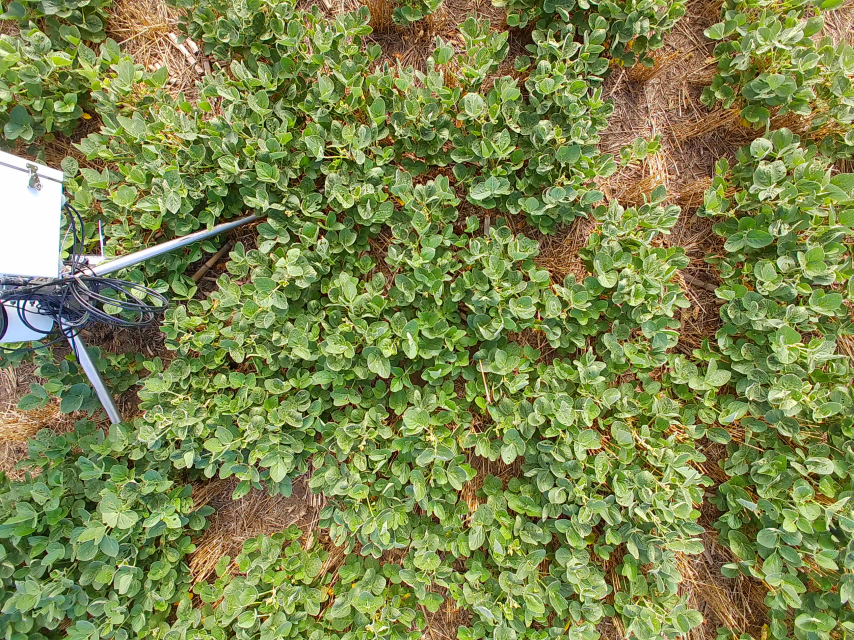
#> input picture Day_2/soybeans_20200819_090000.jpg, 2560 x 1920 px (shown at 1/3 size)
$ jupyter execute python_workshop_day_2.ipynb
#> lines starting #> are read from the running program, lines starting #| are printed output that depends on the picture; after the words box and inside, x2 and y2 are one past the last pixel; in counts of white or black regions, pixels touching at a corner belong together
# Python Workshop - Day 2

**Date**: 24 April 2021

**Instructor**: Andres Patrignani | Soil Water Processes | Department of Agronomy | Kansas State University

**Moderator**: Adrian Correndo

**Contact**: andrespatrignani@ksu.edu

Workshop organized by the Agronomy Graduate Students Association Stats & Programming Committee

## Table of Contents
* [Exercise description](#exercise-description)
* [Useful commands](#useful-commands)
* [Import modules](#import-modules)
* [NumPy arrays](#numpy-arrays)
* [NumPy element-wise operation](#element-wise-operations)
* [Read image](#read-image)
* [Slicing an image](#slicing-image)
* [Image bands](#image-bands)
* [Green canopy cover](#canopy-cover)
* [Define function](#define-function)
* [Call function](#call-function)
* [Read multiple images](#read-multiple-images)
* [Dictionary to Pandas DataFrame](#dict-to-pandas)
* [Practice](#practice)
* [Where to go from here](#where-to-go)
* [References](#references)

## Exercise description <a id="exercise-description">

In this exercise we will cover some image analysis with Python and NumPy (Van Der Walt et al. 2011). You will learn how to:

- load and display images
- slice individual color bands
- change the color space of an image
- filter some features like green canopy cover
- Apply basic thresholding techniques for image segmentation

## Import Modules <a id="import-modules">

In this exercise we will the following Python modules:

- [Numpy](https://numpy.org)
- [Matplotlib](https://matplotlib.org)

[cell 1]
# Import modules
import numpy as np
import matplotlib.pyplot as plt
plt.style.use('seaborn')

# These modules are used at the very end of the tutorial
import glob
import pprint as pp
import pandas as pd

## NumPy arrays <a id="numpy-arrays">

Before diving into image analysis is important that we understand some basic concepts about representation of one-, two-, and three-dimensional arrays in Numpy.

[cell 2]
# One-dimensional array
A = np.array( [1,2,3] ) # One row with 3 elements
print(A)
print(A.shape)
print(type(A))

[cell 3]
# Two-dimensional array
B = np.array([ [1,2,3], [4,5,6] ]) # 2 rows by 3 columns
# B = np.array([ [1,2], [3,4], [5,6] ]) # 3 rows by 2 columns
print(B)
print(B.shape)
print(type(B))

[cell 4]
# Three-dimensional array
C = np.zeros([5,5,3]) # 5 rows, 5 columns and 3 layers stacked behind each other
print(C)
print(C.shape)
print(type(C))

## NumPy element-wise operations <a id="element-wise-operations">

[cell 5]
# Vectorized operations is one one of the main advanges of the NumPy module
# These type of operations cannot be done with regular Python lists.
M = np.array([2,4,6])
N = np.array([1,3,5])

# Note that the result occurrs for each element
print(M + N) # Addition
print(M - N) # Subtraction
print(M * N) # Multiplication
print(M / N) # Division
print(M ** N) # Exponentiation

## Read image <a id="read-image">

[cell 6]
# Read image
RGB = plt.imread('soybeans_20200819_090000.jpg') # Image collected on 19-August-2020 at 9 AM
#> RGB is the input picture: shape (1920, 2560, 3); mean R, G, B 125, 135.8, 77.2

[cell 7]
# Check image dimensions and size
print(RGB.shape)
#| (1920, 2560, 3)
print(RGB.size) # Total number of pixels
#| 14745600

[cell 8]
# Display image
plt.figure()
plt.imshow(RGB)
plt.show()

## Slicing an image <a id="slicing-image">

[cell 9]
# Access first pixel of red band
RGB[0,0,0]
#> Out = 184

# This is the intensity of the red band (range 0 to 255)

[cell 10]
# Access all bands for first pixel
RGB[0,0,:]
#> Out = [184, 207, 127]

# Note that the type is "unsigned integer of 8 bits"
# There are 256 possible representations (2^8 = 256) for each pixel in each band. In this case from 0 to 255.

[cell 11]
# Slice to remove tripod legs
RGB_patch = RGB[500:1500, 1000:2000] # A 1000 by 1000 pixels patch
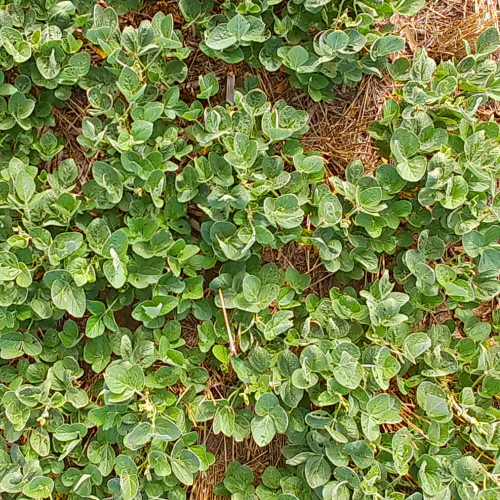
#> RGB_patch: shape (1000, 1000, 3) (shown at 1/2 size); mean R, G, B 121.4, 136.9, 71.2

plt.figure()
plt.imshow(RGB_patch)
plt.axis('off')
plt.show()

[cell 12]
# Slice each band into a separate variable
# Convert each band from unsigned integers to floating point to allow math operations later
R = np.float32(RGB_patch[:,:,0]) # Red band
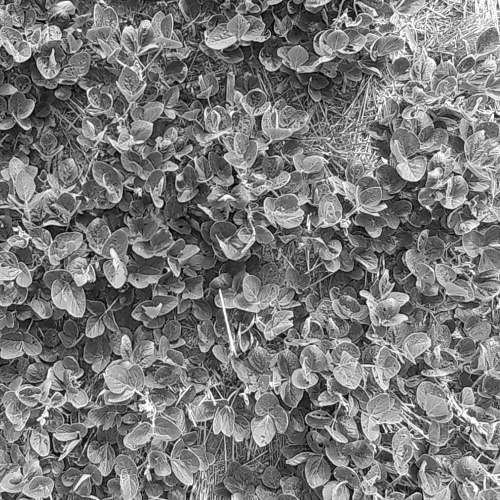
#> R: shape (1000, 1000) float32 (shown at 1/2 size); min 0, max 255, mean 121.4
G = np.float32(RGB_patch[:,:,1]) # Green band
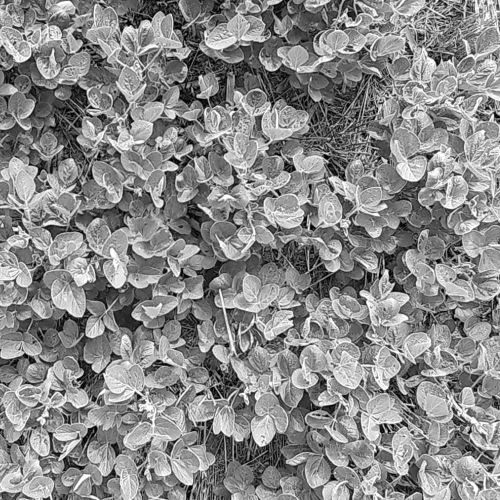
#> G: shape (1000, 1000) float32 (shown at 1/2 size); min 0, max 255, mean 136.9
B = np.float32(RGB_patch[:,:,2]) # Bue band

## Show image bands <a id="image-bands">

[cell 13]
# Create plots for each band
plt.figure(figsize=(14,10))

plt.subplot(2,2,1)
plt.imshow(RGB_patch)
plt.title('RGB')
plt.axis('off')

plt.subplot(2,2,2)
plt.imshow(R, cmap='Reds')
plt.title('Red band')
plt.axis('off')

plt.subplot(2,2,3)
plt.imshow(G, cmap='Greens')
plt.title('Green band')
plt.axis('off')

plt.subplot(2,2,4)
plt.imshow(B, cmap='Blues')
plt.title('Blue band')
plt.axis('off')

plt.tight_layout()
#plt.savefig('mosaic.jpg', dpi=300)
plt.show()

## Computing green canopy cover <a id="canopy-cover">

In this step we will implement the routine used by the Canopeo app (Patrignani and Ochsner, 2015)

[cell 14]
# Canopeo routine
#np.seterr(divide='ignore', invalid='ignore')

RG_ratio = R/G
BG_ratio = B/G
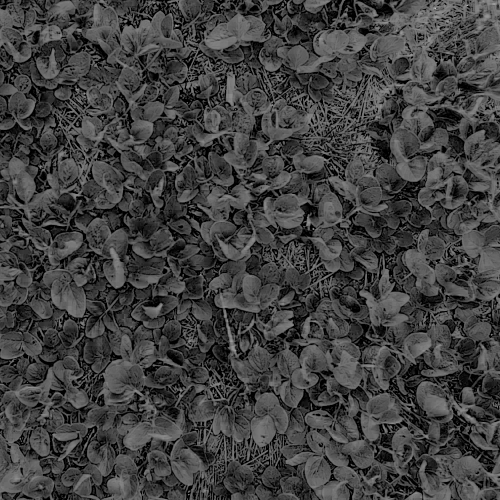
#> BG_ratio: shape (1000, 1000) float32 (shown at 1/2 size); 0.31% of the values are NaN or infinite; the others: min 0, max 1.74, mean 0.446; drawn with min black, max white, NaN and infinite black
ExG = 2*G - R - B

> Warnings don't stop execution, but should not be ignored.  Enabling the line `np.seterr(divide='ignore', invalid='ignore')` will remove the warning message, but I personally prefer to keep it as a reminder that we are getting values out of range.

[cell 15]
# Replace infinity values as a consequence of the division by zero by a placeholder that won't affect our goal.
# Since we know that ratios of about 0.95 are effective for classifying green cover, then a placeholder of 10 should
# not have any impact on the thresholding.

inf_placeholder = 10
RG_ratio = np.where(np.isinf(RG_ratio), inf_placeholder , RG_ratio);
BG_ratio = np.where(np.isinf(BG_ratio), inf_placeholder , BG_ratio);

[cell 16]
# Check resulting array dimensions
print(RG_ratio.shape)
#| (1000, 1000)
print(BG_ratio.shape)
#| (1000, 1000)
print(ExG.shape)
#| (1000, 1000)

[cell 17]
# Create histograms
plt.figure()
plt.hist(RG_ratio.flatten(), bins='scott', density=True)
plt.xlim(0.5,2)
plt.title('Red to Green Ratio')
plt.vlines(0.95, ymin=0, ymax=4, colors='tomato', linestyles='dashed')
plt.show()
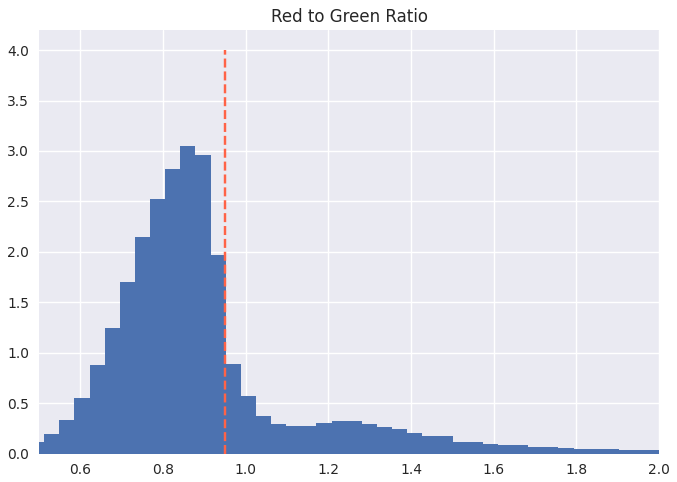
#> figure drawn by matplotlib, 1 panel; tallest bar 3.05 high, from x = 0.842 to 0.878

[cell 18]
# Quantify percentage of green canopy cover
BW = np.logical_and(RG_ratio < 0.95, BG_ratio < 0.95, ExG > 20)
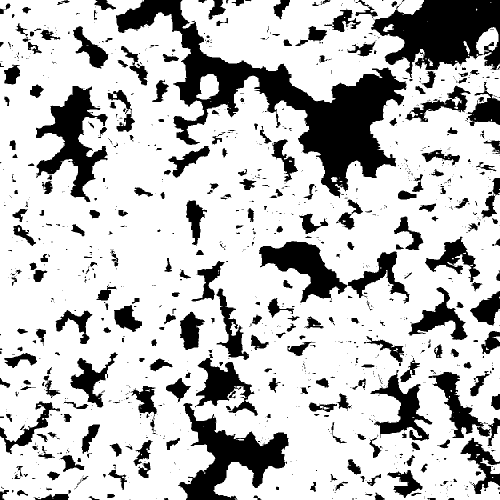
#> BW: shape (1000, 1000) bool (shown at 1/2 size); 75.7% white; 1155 black regions (828 under 20 px), largest, box (x1, y1, x2, y2) and area: (232, 0, 814, 396) 53477, (742, 0, 1000, 156) 24525, (356, 806, 577, 1000) 16523
canopy_cover = np.sum(BW.flatten()) / BW.size * 100
#> canopy_cover = 75.73

print(round(canopy_cover, 2))
#| 75.73

[cell 19]
# Create resulting figure
plt.figure()
plt.imshow(BW, cmap='binary_r')
plt.title( 'Canopy cover: ' + str(round(canopy_cover,1)) + ' %' )
plt.axis('off')
plt.show()

## Define a function <a id="define-function">

[cell 20]
## Define a function

# We will suppress the message in the function to avoid the message every time we call the function
np.seterr(divide='ignore', invalid='ignore')

def canopeo(img, RG=0.95, BG=0.95, EG=20):
    """Function for quantifying green canopy cover"""
#> called with RG = 0.95, BG = 0.95, EG = 20

    RG_ratio = img[:,:,0] / img[:,:,1]
#> RG_ratio: shape (1920, 2560) float64
    RG_ratio = np.where(np.isinf(RG_ratio), 10, RG_ratio);
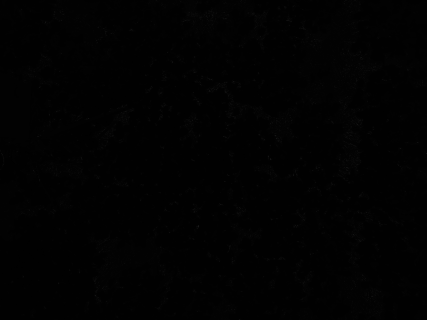
#> RG_ratio: shape (1920, 2560) float64 (shown at 1/6 size); 0% of the values are NaN or infinite; the others: min 0, max 121, mean 1.01; drawn with min black, max white, NaN and infinite black

    BG_ratio = img[:,:,2] / img[:,:,1]
#> BG_ratio: shape (1920, 2560) float64
    BG_ratio = np.where(np.isinf(BG_ratio), 10, BG_ratio);

    ExG = 2*img[:,:,1] - img[:,:,0] - img[:,:,2]
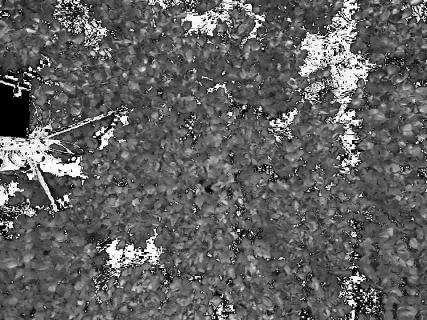
#> ExG: shape (1920, 2560) (shown at 1/6 size); min 0, max 255, mean 97.4
    BW = np.logical_and(RG_ratio < RG, BG_ratio < BG, ExG > EG)
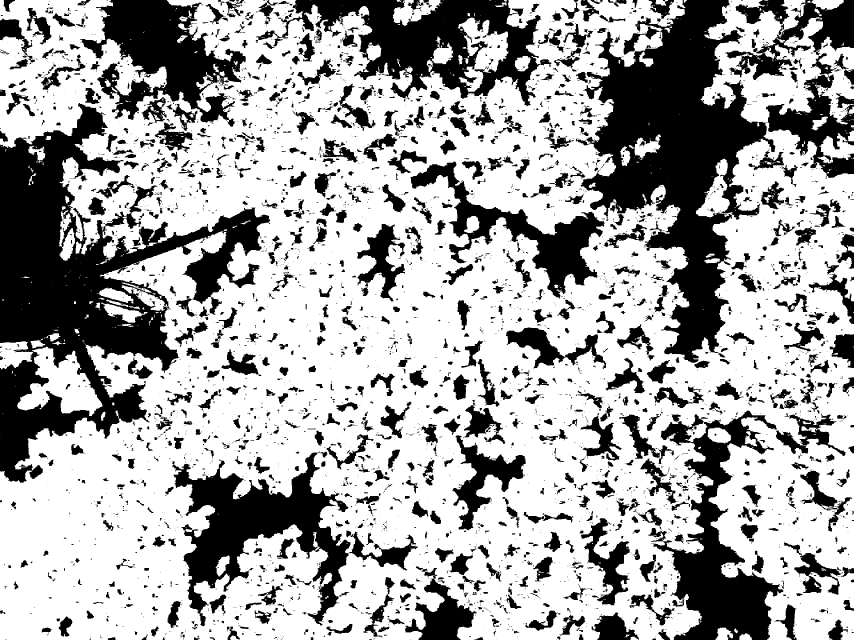
#> BW: shape (1920, 2560) bool (shown at 1/3 size); 66.3% white; 4866 black regions (3398 under 20 px), largest, box (x1, y1, x2, y2) and area: (0, 309, 811, 1448) 314286, (1742, 0, 2326, 1088) 262039, (516, 1355, 1254, 1879) 109803
    canopy_cover = np.sum(BW.flatten()) / BW.size * 100
#> canopy_cover = 66.31
    return round(canopy_cover,2)

## Call a function  <a id="call-function">

[cell 21]
# Call the function with the full image
print(canopeo(RGB))
#| 66.31

# Call again with the cropped patch
print(canopeo(RGB_patch))
#> call 2 of canopeo, with RG = 0.95, BG = 0.95, EG = 20
#> in canopeo (call 2), `ExG = 2*img[:,:,1] - img[:,:,0] - img[:,:,2]`:
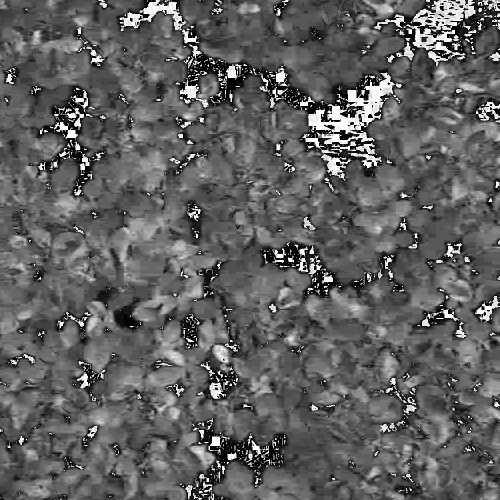
#> ExG: shape (1000, 1000) (shown at 1/2 size); min 0, max 255, mean 95.5
#> in canopeo (call 2), `canopy_cover = np.sum(BW.flatten()) / BW.size * 100`: canopy_cover = 75.73
#| 75.73

## Read multiple images <a id="read-multiple-images">

Now that we have a function we can re-use the code to process multiple images.

[cell 22]
## Load multiple images
filenames = glob.glob('*.jpg') # If files are not sorted by default, use sorted(glob.glob('*.jpg'))
print(filenames)

[cell 23]
# Create empty dictionary
CC = {'filename':[], 'timestamp': [], 'CC':[]}

# Iterate over each filename, read image, and save canopy cover in dcitionary
for file in filenames:
    I = plt.imread(file)
    CC['filename'].append(file)
    CC['CC'].append(canopeo(I))

    # Not the most elegant solution to split a string,
    # but it works without a separate module or more complex statements
    file_no_ext = file.split('.') # First split string at the period
    file_no_ext_parts = file_no_ext[0].split('_') # Then split filename at each underscore
    timestamp_str = file_no_ext_parts[1] + file_no_ext_parts[2]
    timestamp = pd.to_datetime(timestamp_str, format='%Y%m%d%H%M%S')
    CC['timestamp'].append(timestamp)
#> pass 2 of the loop `for file in filenames:`:
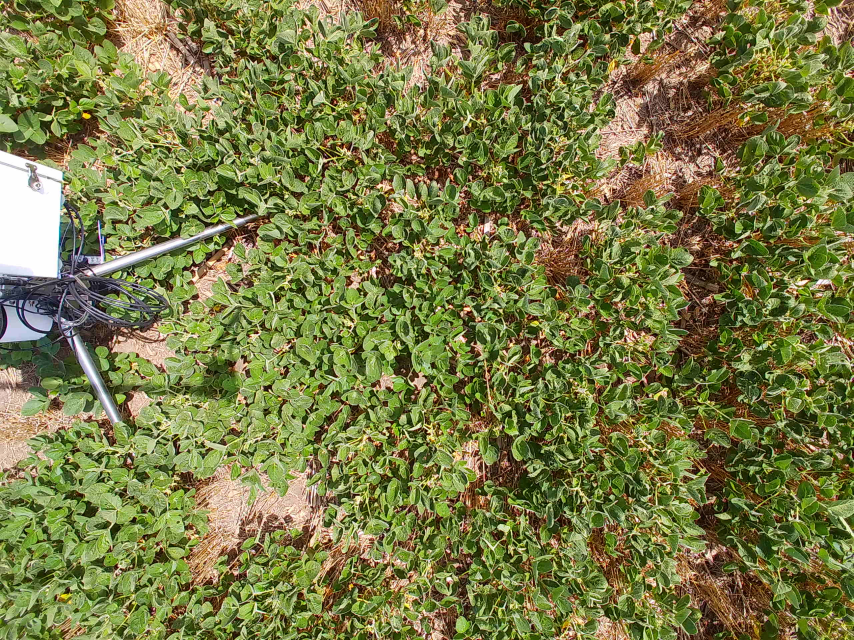
#> input picture Day_2/soybeans_20200819_120000.jpg, 2560 x 1920 px (shown at 1/3 size)
#> I is the input picture: shape (1920, 2560, 3); mean R, G, B 120.5, 122.5, 68.3
#> in canopeo (call 4), `ExG = 2*img[:,:,1] - img[:,:,0] - img[:,:,2]`:
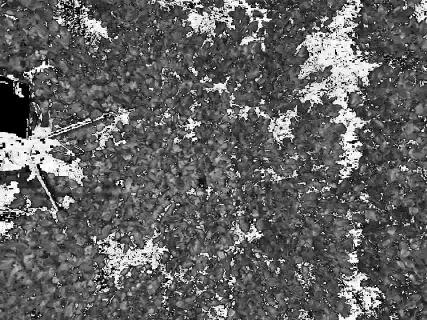
#> ExG: shape (1920, 2560) (shown at 1/6 size); min 0, max 255, mean 97.8
#> in canopeo (call 4), `BW = np.logical_and(RG_ratio < RG, BG_ratio < BG, ExG > EG)`:
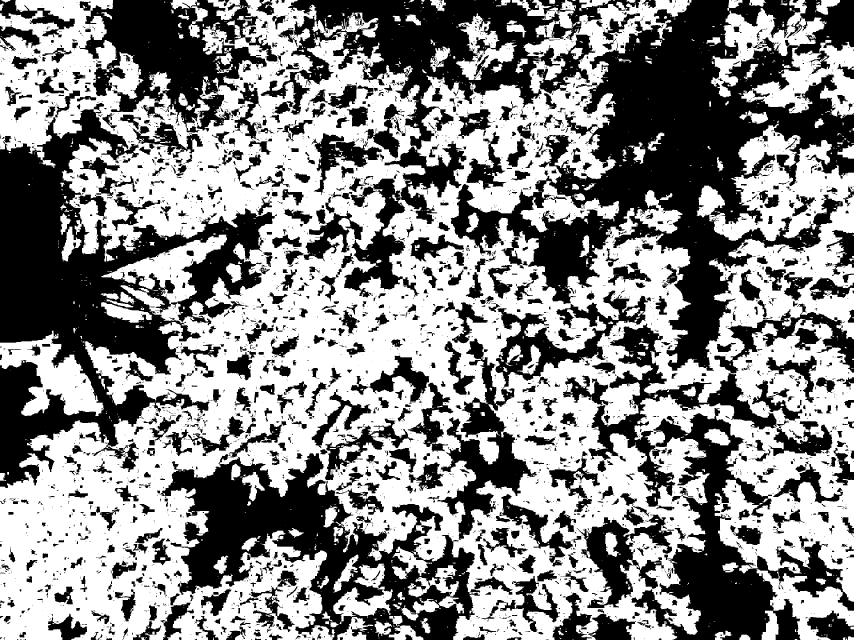
#> BW: shape (1920, 2560) bool (shown at 1/3 size); 54.3% white; 4764 black regions (3466 under 20 px), largest, box (x1, y1, x2, y2) and area: (1352, 0, 2560, 1112) 470651, (0, 306, 831, 1464) 343810, (782, 0, 1921, 892) 212240
#> in canopeo (call 4), `canopy_cover = np.sum(BW.flatten()) / BW.size * 100`: canopy_cover = 54.33
#> pass 3 of the loop `for file in filenames:`:
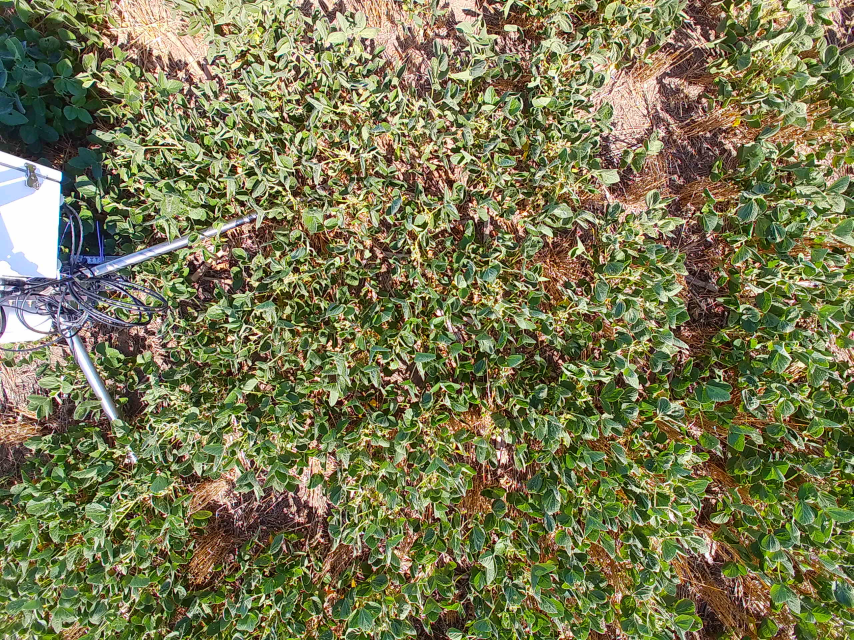
#> input picture Day_2/soybeans_20200819_150000.jpg, 2560 x 1920 px (shown at 1/3 size)
#> I is the input picture: shape (1920, 2560, 3); mean R, G, B 120.3, 119.9, 80.7
#> in canopeo (call 5), `BW = np.logical_and(RG_ratio < RG, BG_ratio < BG, ExG > EG)`:
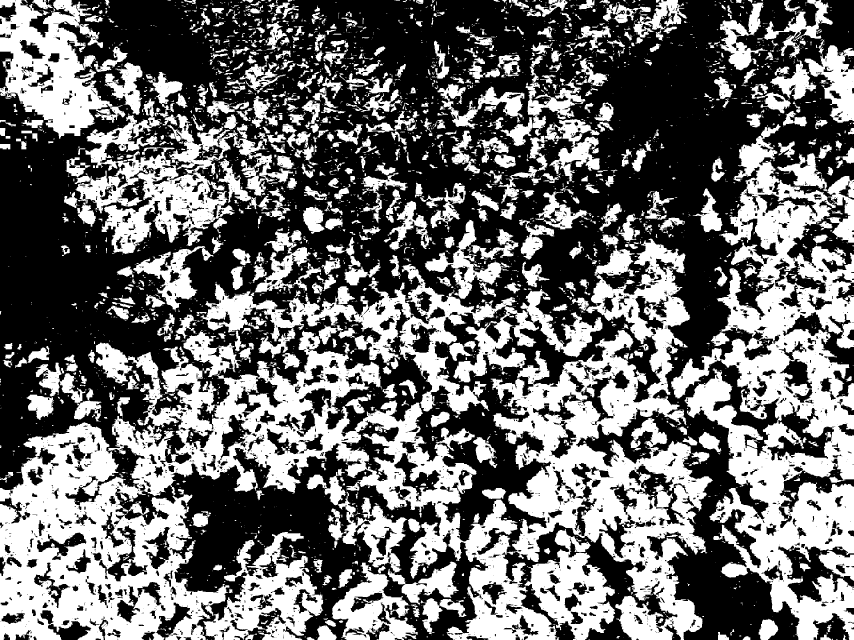
#> BW: shape (1920, 2560) bool (shown at 1/3 size); 43% white; 4337 white regions (3083 under 20 px), largest, box (x1, y1, x2, y2) and area: (0, 992, 1671, 1920) 505773, (2013, 372, 2560, 1920) 335709, (1472, 716, 2139, 1920) 279708
#> in canopeo (call 5), `canopy_cover = np.sum(BW.flatten()) / BW.size * 100`: canopy_cover = 43.05

# Print dictionary using the Pretty Print module (not necessary to display a dictionary, but it helps with visualization)
pp.pprint(CC)
